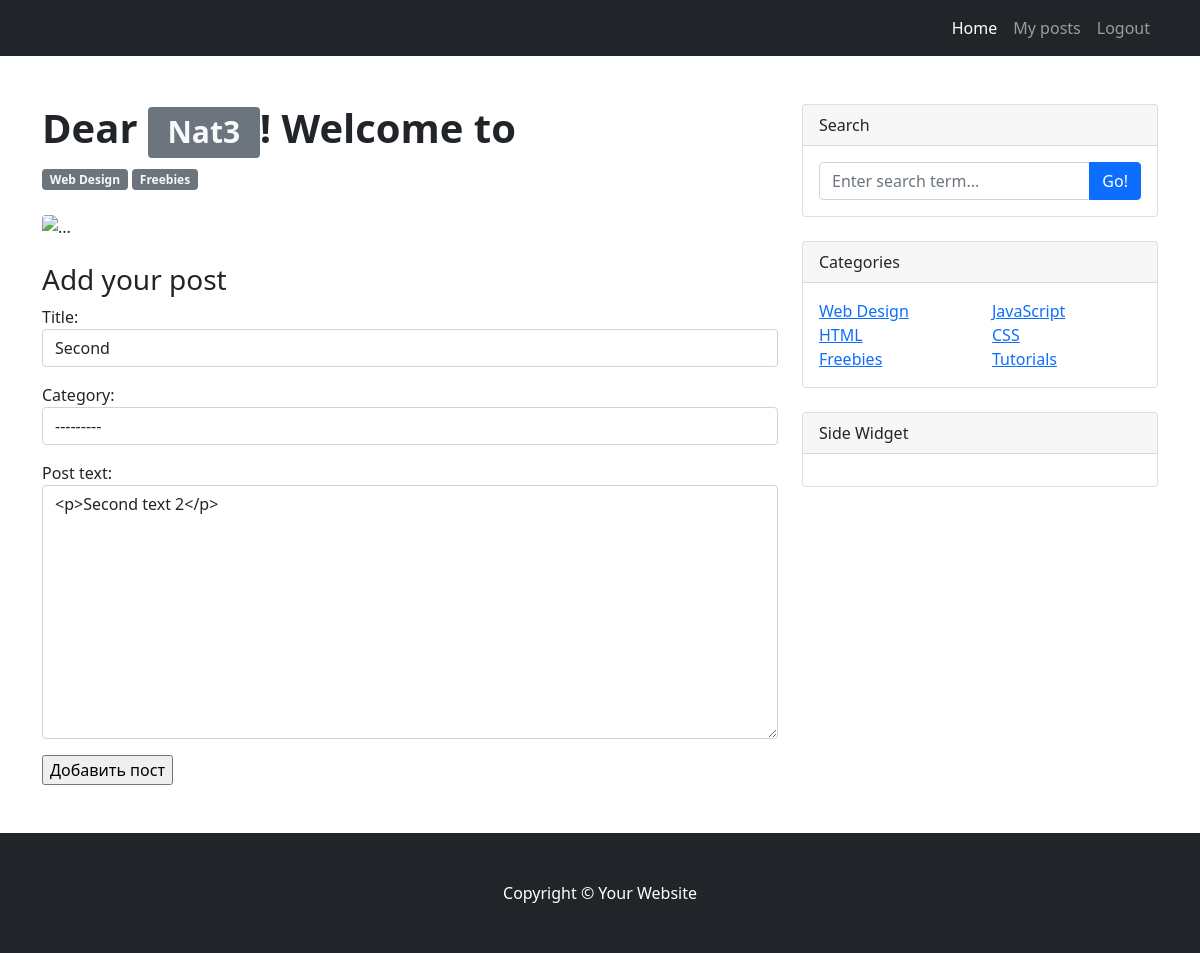
/post/update/4 (signed in), run on an earlier commit of the app's database.
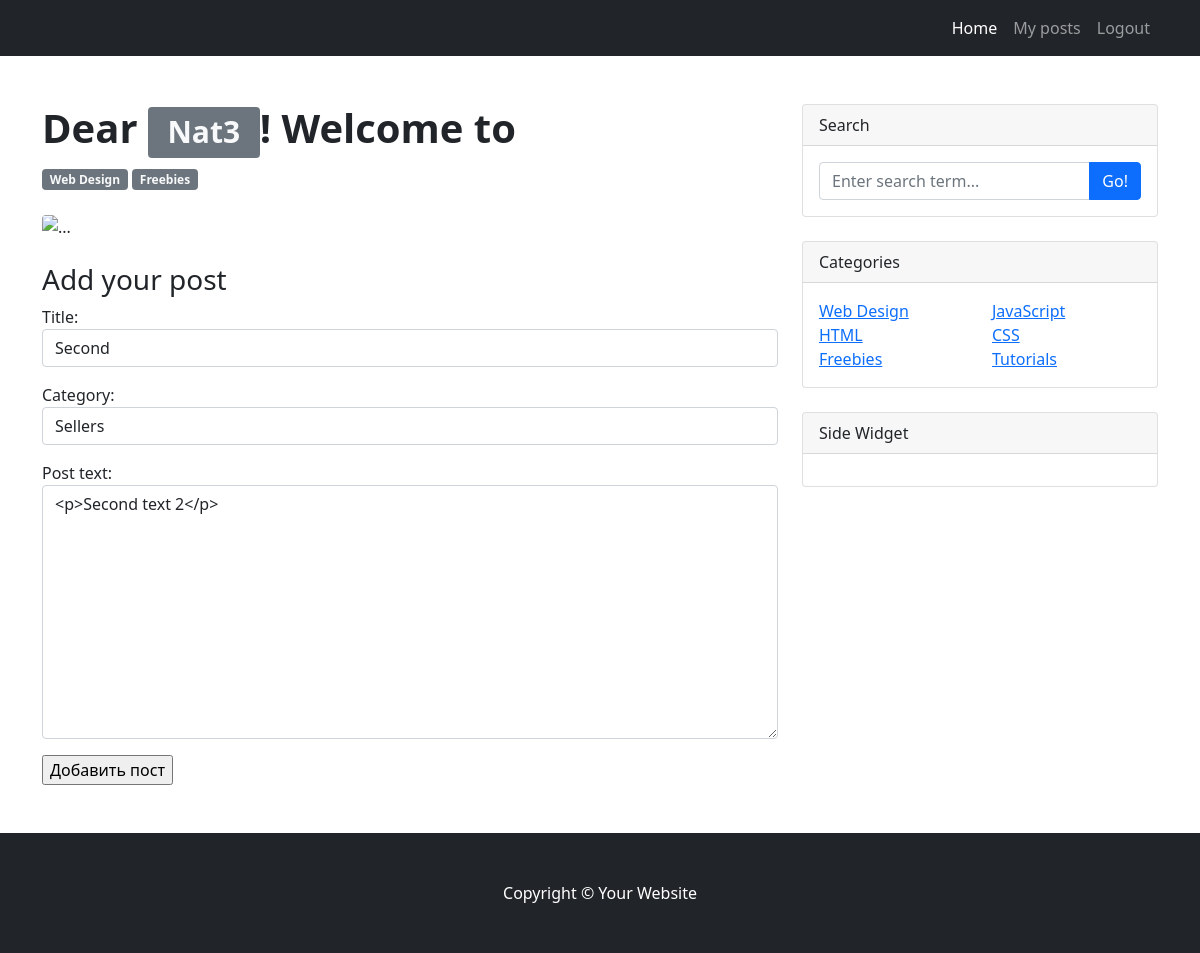
And on a later commit of the database.
### board_app/models.py (models this page shows, shortened)
class Post(models.Model):
    title = models.CharField(max_length=255)
    post_auth = models.ForeignKey(User, on_delete=models.CASCADE)
    add_time = models.DateTimeField(auto_now_add=True)
    category = models.CharField(max_length=30, choices=PostTypes)
    post_text = RichTextField(blank=True, null=True)

### board_app/views.py (the view)
# urls.py: path('update/<int:pk>', PostUpdateView.as_view(), name='update_posts'),
class PostUpdateView(LoginRequiredMixin, UpdateView):
    template_name = 'create_post.html'
    form_class = PostForm
    success_url = '/'
    def get_object(self, **kwargs):
        _id = self.kwargs.get('pk')
        return Post.objects.get(pk=_id)

### board_app/forms.py
class PostForm(ModelForm):
    class Meta:
        model = Post
        fields = ['title', 'category', 'post_text']
        widgets = {
            'title': forms.TextInput(attrs={'class': 'form-control'}),
            'category': forms.Select(attrs={'class': 'form-control'}),
            'post_text': forms.Textarea(attrs={'class': 'form-control'}),
        }

### templates/create_post.html (shortened to what this page needs)
{% extends 'flatpages/default.html' %}
{% block content %}
<h3> Add your post </h3>
<form method="POST">
    {{ form.as_p }}
    <input type="submit" value="Добавить пост">
</form>
{% endblock content %}

What changed in the data, as far as the page shows it:
changed Post "Second": category "---------" → "Sellers"
